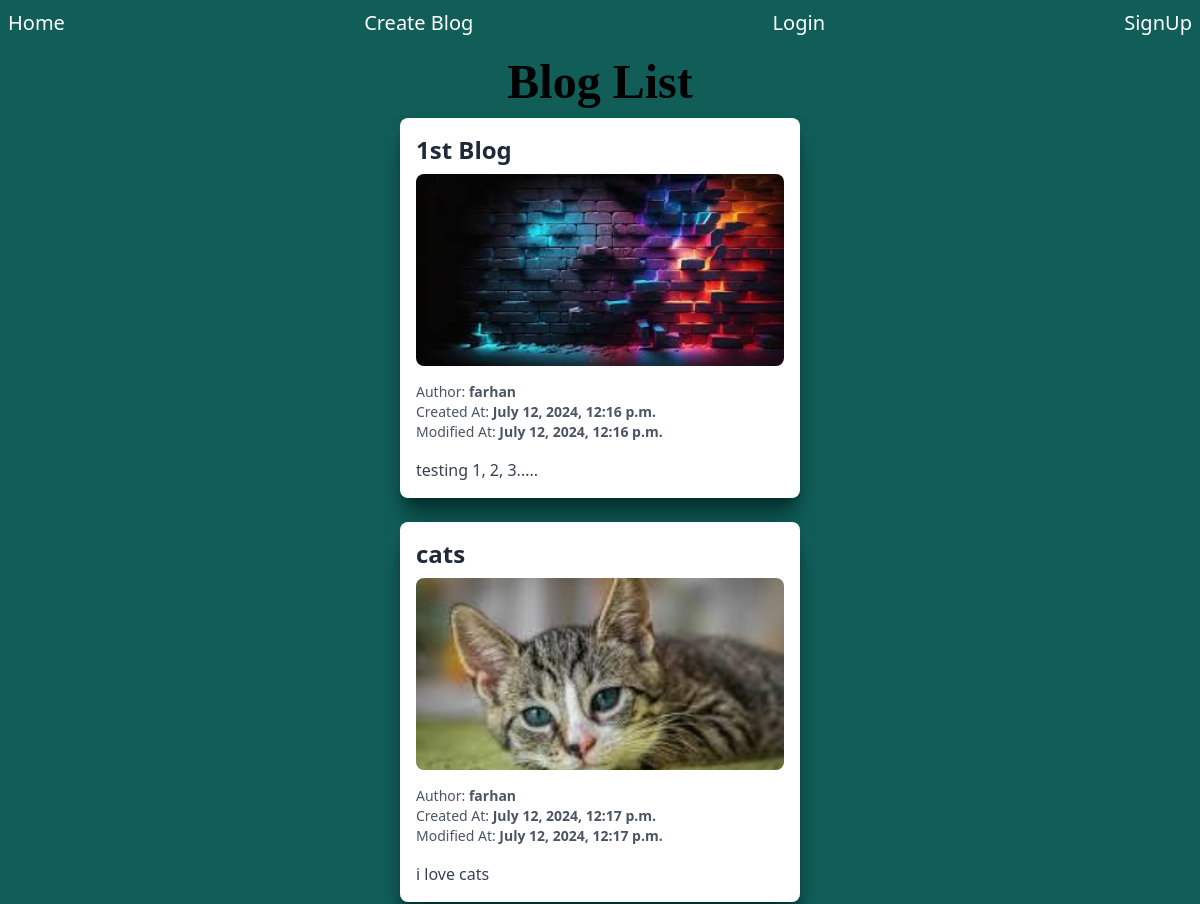
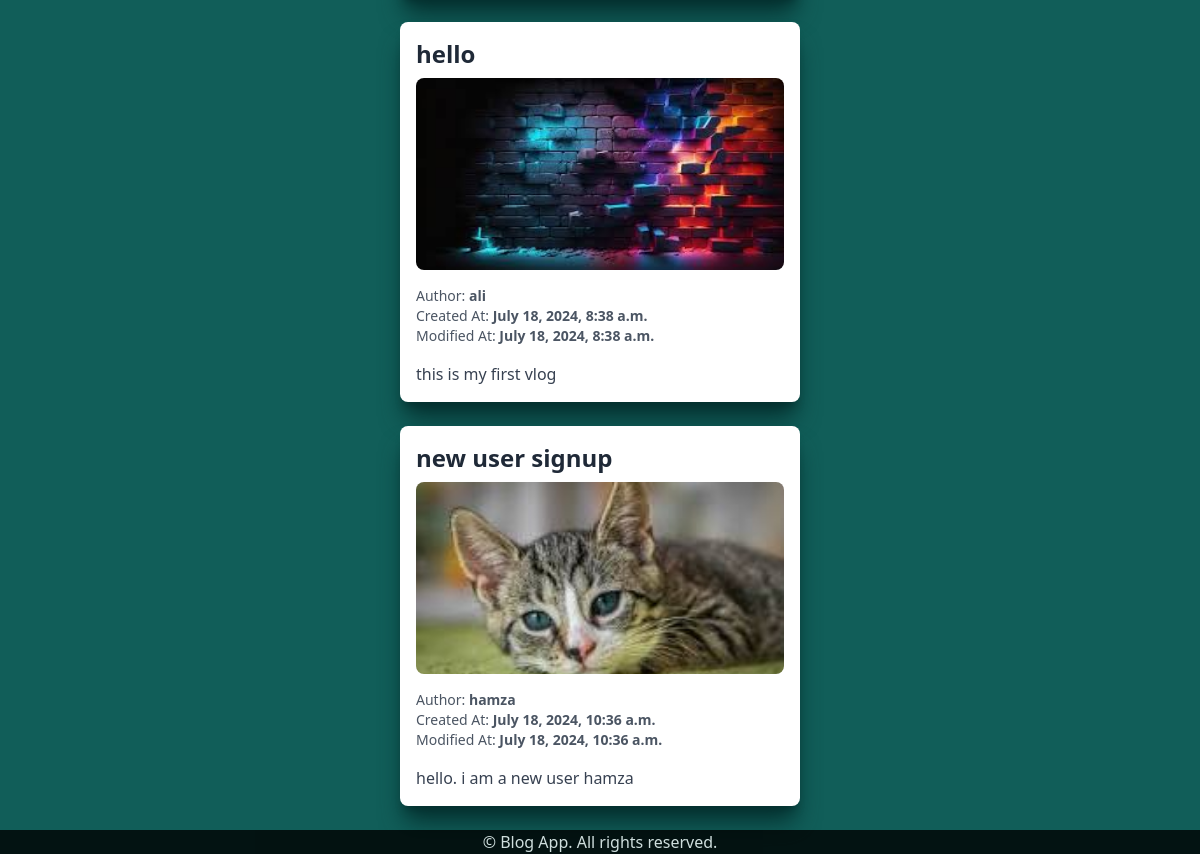
The page / on the database its author committed (2 pictures, top to bottom).
### blog/models.py (models this page shows, shortened)
class Blog(models.Model):
    title = models.CharField(max_length=200)
    thumbnail = models.ImageField(upload_to=UploadToPath('blog/images/'))
    author = models.ForeignKey(User, on_delete=models.CASCADE)
    content = models.TextField()
    created_at = models.DateTimeField(default=timezone.now)
    modified_at = models.DateTimeField(default=timezone.now)

### blog/views.py (the view)
# urls.py: path('', views.blog_list, name = 'blog_list'),
def blog_list(request):
    blogs = Blog.objects.all()
    return render(request, "blog/blog_list.html", {"blogs": blogs})

### blog/templates/blog/blog_list.html (shortened to what this page needs)
{% extends "blog/layout.html" %}
{% block content %}
  <h1 class="font-serif font-bold text-[3rem]">Blog List</h1>
  <ul class="flex flex-col justify-center items-center w-2/6 flex-wrap ">
    {% for blog in blogs %}
    <li class="bg-white rounded-lg shadow-xl shadow-teal-950 overflow-hidden mb-6 w-full">
      <div class="p-4">
          <h2 class="text-2xl font-bold text-gray-800 mb-2">{{ blog.title }}</h2>
          <img class="w-full h-48 object-cover mb-4 rounded-lg" src="{{ blog.thumbnail.url }}" alt="{{ blog.title }}" />
          <p class="text-sm text-gray-600">Author: <span class="font-semibold">{{ blog.author.username }}</span></p>
          <p class="text-sm text-gray-600">Created At: <span class="font-semibold">{{ blog.created_at }}</span></p>
          <p class="text-sm text-gray-600">Modified At: <span class="font-semibold">{{ blog.modified_at }}</span></p>
          <p class="text-gray-700 mt-4">{{ blog.content|truncatewords:30 }}</p>
      </div>
  </li>
    {% endfor %}
  </ul>
{% endblock %}

### blog/templates/blog/layout.html (shortened to what this page needs)
{% load static %}
<!DOCTYPE html>
<html lang="en">
  <head>
    <link href="{% static 'blog/css/output.css' %}" rel="stylesheet" />
  </head>
  <body class="flex flex-col bg-teal-800 ">
    <nav class="flex flex-row justify-center items-center bg-red-900 text-white text-[20px] w-full p-2">
      <ul class="flex flex-row w-full justify-between items-center">
        <li>
          <a href="{% url 'blog:blog_list' %}">Home</a>
        </li>
        <li>
          <a href="{% if user.is_authenticated %}
              {% url 'blog:blog_create' %}
            {% else %}
              {% url 'login' %}
              ?next=
              {% url 'blog:blog_create' %}
            {% endif %}">
            Create Blog
          </a>
        </li>
        {% if user.is_authenticated %}
          <li>
            <form method="post" action="{% url 'logout' %}">
              {% csrf_token %}
              <button type="submit">Logout</button>
            </form>
          </li>
        {% else %}
          <li>
            <form method="post" action="{% url 'login' %}">
              <button type="submit">Login</button>
            </form>
          </li>
          <li>
            <form method="post" action="{% url 'signup' %}">
              <button type="submit">SignUp</button>
            </form>
          </li>
        {% endif %}
      </ul>
    </nav>
    <div class="content w-full flex flex-col justify-center items-center">
      {% block content %}
      {% endblock %}
    </div>
    <footer class="flex justify-center items-center w-full">
      <div class="flex flex-row w-full justify-center items-center text-white bg-black opacity-80">
        <p>&copy; {{ year }} Blog App. All rights reserved.</p>
      </div>
    </footer>
  </body>
</html>

### rows shown on the page
Blog: title "1st Blog", thumbnail (picture), author.username "farhan", created_at "July 12, 2024, 12:16 p.m.", modified_at "July 12, 2024, 12:16 p.m.", content "testing 1, 2, 3....."
Blog: title "cats", thumbnail (picture), author.username "farhan", created_at "July 12, 2024, 12:17 p.m.", modified_at "July 12, 2024, 12:17 p.m.", content "i love cats"
Blog: title "hello", thumbnail (picture), author.username "ali", created_at "July 18, 2024, 8:38 a.m.", modified_at "July 18, 2024, 8:38 a.m.", content "this is my first vlog"
Blog: title "new user signup", thumbnail (picture), author.username "hamza", created_at "July 18, 2024, 10:36 a.m.", modified_at "July 18, 2024, 10:36 a.m.", content "hello. i am a new user hamza"
